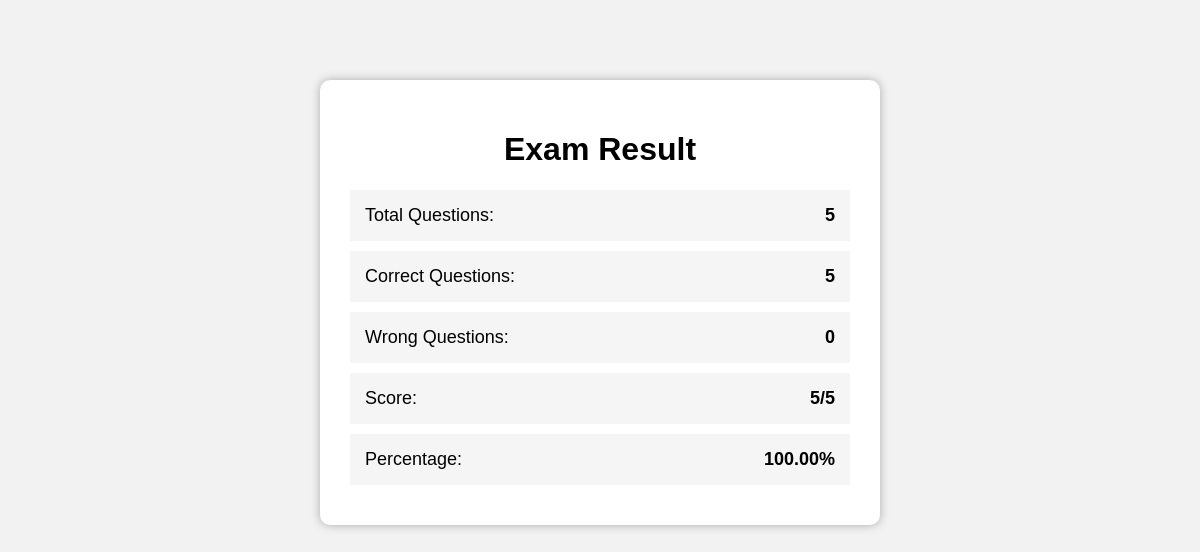
/result.php (signed in), run on the app's committed database.
### tables this page shows
CREATE TABLE `results` (
  `id` int(11) NOT NULL,
  `student_id` int(11) NOT NULL,
  `exam_id` int(11) NOT NULL,
  `score` int(11) NOT NULL,
  `total_questions` int(11) NOT NULL,
  `exam_date` timestamp NOT NULL DEFAULT current_timestamp()
);

### result.php (the view, shortened to what this page needs)
<?php
include "db.php";
$student_id = $_SESSION['student_id'];
$sql = "SELECT * FROM results
        WHERE student_id = '$student_id'
        ORDER BY id DESC
        LIMIT 1";
$result = mysqli_query($conn, $sql);
$row = mysqli_fetch_assoc($result);
$total_questions = $row['total_questions'];
$correct_questions = $row['score'];
$wrong_questions = $total_questions - $correct_questions;
$percentage = ($correct_questions / $total_questions) * 100;
?>
<!DOCTYPE html>
<html>
<head>
</head>
<body>
<div class="result-box">
    <h1>Exam Result</h1>
    <div class="item">
        <span>Total Questions:</span>
        <span class="value"><?php echo $total_questions; ?></span>
    </div>
    <div class="item">
        <span>Correct Questions:</span>
        <span class="value"><?php echo $correct_questions; ?></span>
    </div>
    <div class="item">
        <span>Wrong Questions:</span>
        <span class="value"><?php echo $wrong_questions; ?></span>
    </div>
    <div class="item">
        <span>Score:</span>
        <span class="value">
            <?php echo $correct_questions . "/" . $total_questions; ?>
        </span>
    </div>
    <div class="item">
        <span>Percentage:</span>
        <span class="value">
            <?php echo number_format($percentage, 2); ?>%
        </span>
    </div>
</div>
</body>
</html>

### result.php (style rules this page uses)
body { font-family: Arial; background: #f2f2f2; }
.result-box { width: 500px; margin: 80px auto; background: white; padding: 30px; border-radius: 10px; box-shadow: 0 0 10px #aaa; }
h1 { text-align: center; }
.item { padding: 15px; margin: 10px 0; background: #f5f5f5; display: flex; justify-content: space-between; font-size: 18px; }
.value { font-weight: bold; }

### data on the page
results: total_questions "5", score "5", wrong_questions "0", percentage "100.00"
